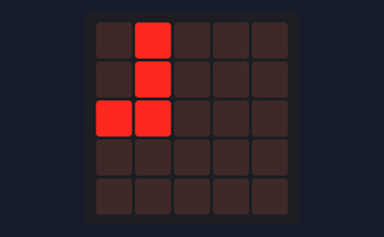
Bench run of a program on a simulated BBC micro:bit (MakeCode). Parts: the board's 5×5 LED display.

Above: at 0.1 s.
At 5.9 s:
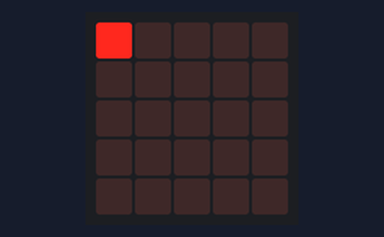
At 10.3 s:
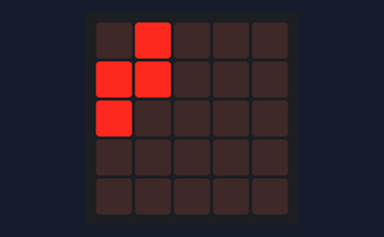
At 20.9 s:
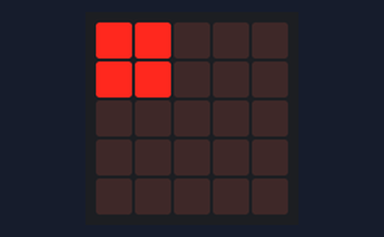
At 34.1 s:
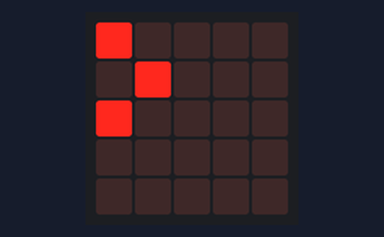

The program:

main.ts
```typescript
basic.forever(function () {
    basic.showLeds(`
        . # . . .
        . # . . .
        # # . . .
        . . . . .
        . . . . .
        `)
    basic.pause(1000)
    basic.showLeds(`
        # # . . .
        # # . . .
        . . . . .
        . . . . .
        . . . . .
        `)
    basic.pause(4000)
    basic.showLeds(`
        # . . . .
        . . . . .
        . . . . .
        . . . . .
        . . . . .
        `)
    basic.pause(4000)
    basic.showLeds(`
        . # . . .
        # # . . .
        # . . . .
        . . . . .
        . . . . .
        `)
    basic.pause(4000)
    basic.showLeds(`
        # . . . .
        . # . . .
        # . . . .
        . . . . .
        . . . . .
        `)
    basic.pause(4000)
    basic.showLeds(`
        . # . . .
        . # . . .
        # # . . .
        . . . . .
        . . . . .
        `)
})
```

test.ts
```typescript
// aquí va el archivo "tests"; esto no se compilará cuando este paquete se utilice como una extensión.
```

Measured:
- what the display in image 1 shows lasts 4.4 s, from 5.8 s to 10.2 s
